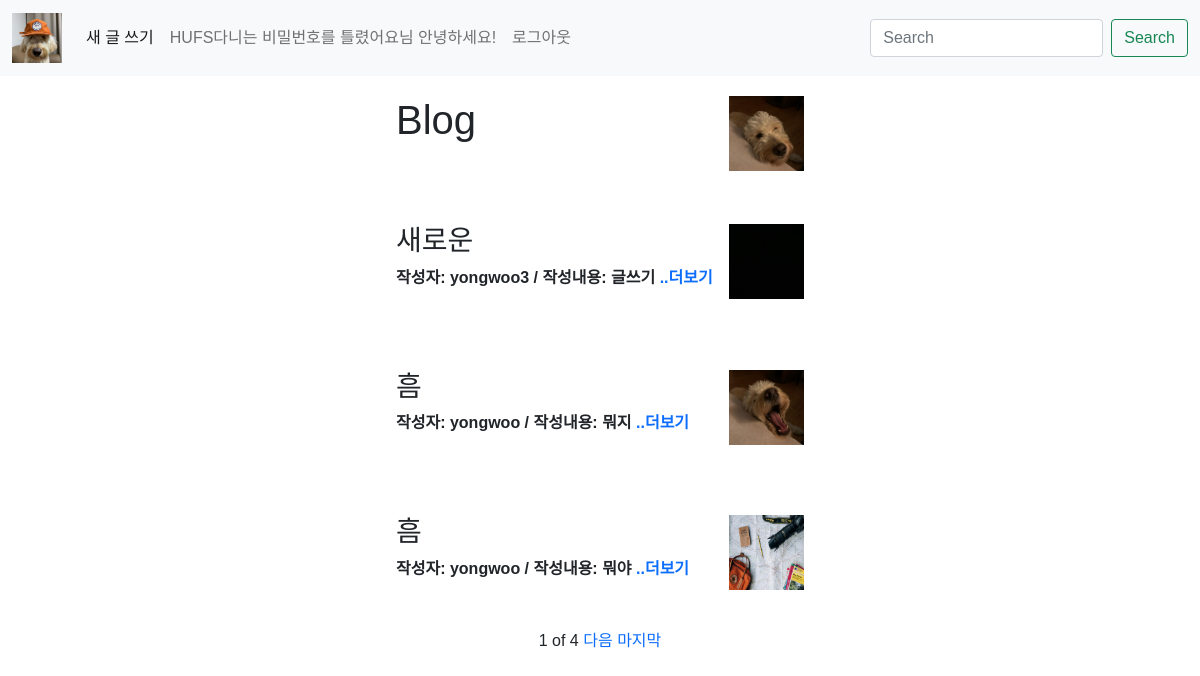
The page / (signed in) on the database its author committed.
### account/models.py (models this page shows)
class CustomUser(AbstractUser):
    nickname = models.CharField(max_length=100)
    university = models.CharField(max_length = 50)

### blog/models.py (models this page shows, shortened)
class Blog(models.Model):
    user = models.ForeignKey(CustomUser, null = True, on_delete=models.CASCADE)
    title = models.CharField(max_length=200)
    writer = models.CharField(max_length=10)
    pub_date = models.DateTimeField()
    body = models.TextField()
    image = models.ImageField(upload_to="blog/", blank=True, null=True)
    def summary(self):
        return self.body[:100]

### blog/views.py (the view)
# urls.py: 2. Add a URL to urlpatterns:  path('', views.home, name='home')
def home(request):
    blogs = Blog.objects.order_by('-pub_date')
    query = request.GET.get('query')
    if query:
        blogs = Blog.objects.filter(title__contains=query)
    paginator = Paginator(blogs, 3)
    page = request.GET.get('page')
    paginated_blogs = paginator.get_page(page)
    return render(request, 'home.html', {'blogs' : paginated_blogs})

### blog/templates/home.html (shortened to what this page needs)
{% extends 'base.html' %}
{% load static %}
    {% block content %}
    <div class = 'block1'>
      <header>
          {% if user.is_authenticated %}
          <h1>Blog &nbsp;&nbsp;<a href="{% url 'blog:new' %}">
          <img src="{% static 'before.JPEG' %}"
            onmouseover="this.src='{% static 'after.JPEG' %}'"
            onmouseout="this.src='{% static 'before.JPEG' %}'"
            style="width: 75px; height: 75px; float: right;">
          </a></h1>
          {% else %}
          <h1>Blog</h1>
      </header>
      <br>
      {% endif %}
      {% for blog in blogs %}
      <div class="box" style="margin-top :80px;">
      <div class="img" style="">
        <a href="{% url 'blog:detail' blog.id %}">
          {% if blog.image %}
          <img src="{{blog.image.url}}" alt="" style="float: right; width:75px; height: 75px;" >
        </a>
          {% else %}
          <img src="{% static 'nosign.png' %}" alt="" style="width: 75px; height: 75px; float: right;">
        </a>
        {% endif %}
        <div class="content">
          <h3>{{ blog.title }}</h3>
          <b>작성자: {{ blog.user }} / 작성내용: {{ blog.summary }} <a href="{% url 'blog:detail' blog.id %}">..더보기</a></b><br>
        </div>
      </div>
      {% endfor %}
      <br>
      <br>
      <div class="paginator">
        <span>{{blogs.number}}</span>
        <span>of</span>
        <span>{{blogs.paginator.num_pages}}</span>
        {% if blogs.has_next %}
        <a href="?page={{blogs.next_page_number}}">다음</a>
        <a href="?page={{blogs.paginator.num_pages}}">마지막</a>
        {% endif %}
      </div>
      </div>
    {% endblock %}

### modelproject/templates/base.html (shortened to what this page needs)
{% load static %}
<!DOCTYPE html>
<html lang="en">
  <head>
    <link href="https://cdn.jsdelivr.net/npm/bootstrap@5.0.2/dist/css/bootstrap.min.css" rel="stylesheet">
  </head>
  <body>
    <nav class="navbar navbar-expand-lg navbar-light bg-light">
      <div class="container-fluid">
        <a class="navbar-brand" href="{% url 'home' %}">
            <img src="{% static 'IMG_1939.JPG' %}" alt = "" style="width:50px; height: 50px;">
        </a>
        <div class="collapse navbar-collapse" id="navbarSupportedContent">
          <ul class="navbar-nav me-auto mb-2 mb-lg-0">
            {% if user.is_authenticated %}
            <li class="nav-item">
              <a class="nav-link active" aria-current="page" href="{% url 'blog:new' %}">새 글 쓰기</a>
            </li>
            {% else %}
            <li class="nav-item">
              <a class="nav-link active" aria-current="page" href="{% url 'account:login' %}">글을 쓰려면 로그인하세요</a>
            </li>
            {% endif %}
            <li class="nav-item">
              <a class="nav-link" href="#">
                {% if user.is_authenticated %}
                {{user.university}}다니는 {{user.nickname}}님 안녕하세요!
                {% endif %}
              </a>
            </li>
            {% if user.is_authenticated %}
            <li class="nav-item">
            <a class="nav-link" href="{% url 'account:logout' %}" tabindex="-1" aria-disabled="true">로그아웃</a>
            </li>
            {% endif %}
          </ul>
          <form class="d-flex" action="{% url 'home' %}">
            <input class="form-control me-2" type="text" placeholder="Search" aria-label="Search" name = 'query'>
            <button class="btn btn-outline-success" type="submit">Search</button>
          </form>
        </div>
      </div>
    </nav>
    <div class="block">
        {% block content %}
        {% endblock %}
      </div>
    </div>
  </body>
</html>

### modelproject/templates/base.html (style rules this page uses)
body { height: 100%; font-family: 'Noto Sans KR', sans-serif; }
a { text-decoration: none; }
.block1 { margin-top: 20px; margin-left: 33%; margin-right: 33%; }
.paginator { text-align: center; }

### rows shown on the page
CustomUser: university "HUFS", nickname "비밀번호를 틀렸어요"
Blog: image (picture), title "새로운", user "yongwoo3", summary "글쓰기"
Blog: image (picture), title "흠", user "yongwoo", summary "뭐지"
Blog: image (picture), title "흠", user "yongwoo", summary "뭐야"

### other values the page prints
{{ blogs.number }} "1"
{{ blogs.paginator.num_pages }} "4"
